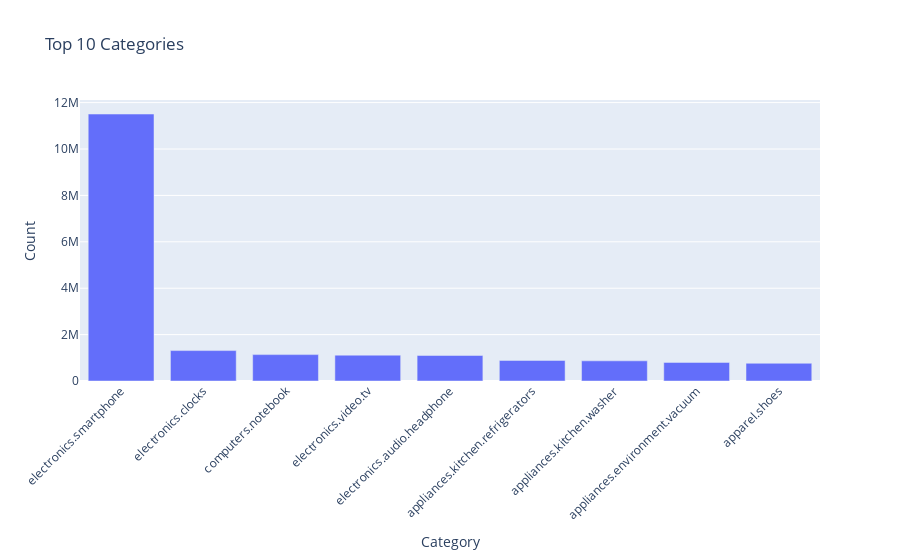

The notebook cell saved with this chart:
### Code cell
top_10_category = df.groupBy("category_code").count().orderBy("count", ascending=False).limit(10)

df_top_categories = top_10_category.toPandas()
df_top_categories = df_top_categories[df_top_categories['category_code'].notnull()]

fig = px.bar(df_top_categories, x='category_code', y='count', 
             title='Top 10 Categories',
             labels={'category_code': 'Category', 'count': 'Count'},
            )

fig.update_layout(xaxis_tickangle=-45)
fig.show()

### Figure 1 — Plotly figure (JSON) as saved in the notebook; plotly's stock layout.template omitted (floating-point values rounded to 4 significant figures)
{"data": [{"alignmentgroup": "True", "hovertemplate": "Category=%{x}<br>Count=%{y}<extra></extra>", "legendgroup": "", "marker": {"color": "#636efa", "pattern": {"shape": ""}}, "name": "", "offsetgroup": "", "orientation": "v", "showlegend": false, "textposition": "auto", "type": "bar", "x": ["electronics.smartphone", "electronics.clocks", "computers.notebook", "electronics.video.tv", "electronics.audio.headphone", "appliances.kitchen.refrigerators", "appliances.kitchen.washer", "appliances.environment.vacuum", "apparel.shoes"], "xaxis": "x", "y": [11507231, 1311033, 1137623, 1113750, 1100188, 887755, 869404, 801670, 763901], "yaxis": "y"}], "layout": {"autosize": true, "barmode": "relative", "legend": {"tracegroupgap": 0}, "title": {"text": "Top 10 Categories"}, "xaxis": {"anchor": "y", "autorange": true, "domain": [0, 1], "range": [-0.5, 8.5], "tickangle": -45, "title": {"text": "Category"}, "type": "category"}, "yaxis": {"anchor": "x", "autorange": true, "domain": [0, 1], "range": [0, 12110000.0], "title": {"text": "Count"}, "type": "linear"}}}
